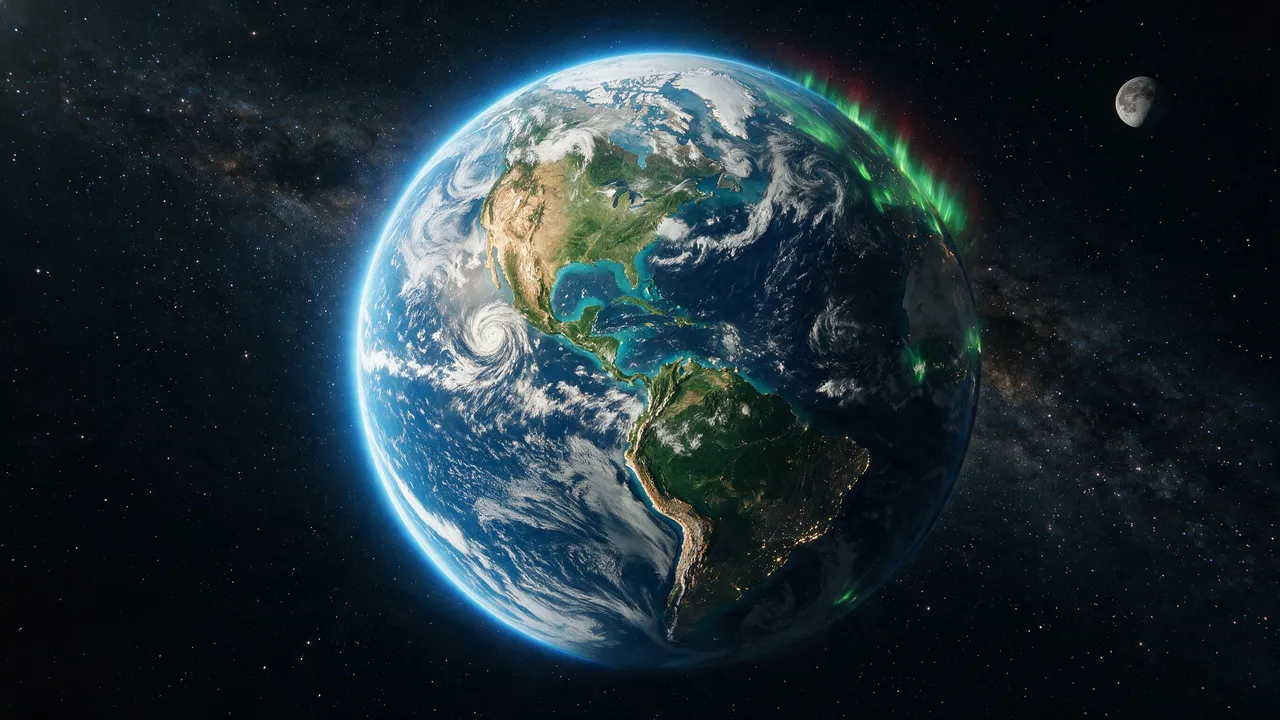
#> input picture review/assets/stills/earth-whole-picture.webp, 1280 x 720 px, given in place of jupiter-hero.png, which was not available
$ python delight.py
#> lines starting #> are read from the running program, lines starting #| are printed output that depends on the picture; after the words box and inside, x2 and y2 are one past the last pixel; in counts of white or black regions, pixels touching at a corner belong together; long printed decimals are rounded
### assets-src/jupiter/wrap/common.py
import json
import sys

import cv2
import numpy as np
from PIL import Image

sys.path.insert(0, 'tools/assets')
import lightcurve as lc

Image.MAX_IMAGE_PIXELS = None
WORK = 'out/work/jupiter'
FIT = json.load(open('assets-src/jupiter/fit.json'))
#> (reads assets-src/earth/fit.json from the repository)
HERO = 'references/approved/jupiter-hero.png'
LIMB_KNOTS = 17


def linear_to_srgb(c):
    return np.where(c <= 0.0031308, c * 12.92, 1.055 * np.maximum(c, 1e-9) ** (1 / 2.4) - 0.055)


def filmic(x):
    return np.clip(x * (2.51 * x + 0.03) / (x * (2.43 * x + 0.59) + 0.14), 0, 1)


def decode(img8):
    return lc.inverse_filmic(lc.srgb_to_linear(img8.astype(np.float32) / 255)).astype(np.float32)


def encode(lin):
    return np.round(np.clip(linear_to_srgb(filmic(np.maximum(lin, 0))), 0, 1) * 255).astype(np.uint8)


def smooth(a, b, x):
    t = np.clip((x - a) / (b - a), 0, 1)
    return t * t * (3 - 2 * t)


def blur(a, s):
    return cv2.GaussianBlur(a, (0, 0), s)


def load(path):
    return np.asarray(Image.open(path).convert('RGB'))


def save(path, arr, q=94):
    im = Image.fromarray(arr)
    if path.endswith('.jpg'):
        im.save(path, quality=q, subsampling=0)
    else:
        im.save(path)


def limb_at(table, mu):
    x = np.clip(mu, 0, 1) * (LIMB_KNOTS - 1)
    return np.stack([np.interp(x, np.arange(LIMB_KNOTS), table[:, c]) for c in range(3)], -1)


def moon_mask(w, h, grow=0):
    k = w / 2816
    m = np.zeros((h, w), np.uint8)
    cv2.circle(m, (int(1524 * k), int(1000 * k)), int((52 + grow) * k), 255, -1)
    cv2.ellipse(m, (int(1656 * k), int(1030 * k)), (int((118 + grow) * k), int((84 + grow) * k)), 14, 0, 360, 255, -1)
    return m


# [19 lines left out: functions wrap_dirs, wrap_to_hero, not called in this run]

### tools/assets/lightcurve.py
import json
import sys

import numpy as np
from PIL import Image

Image.MAX_IMAGE_PIXELS = None
KNOTS = 33


def srgb_to_linear(c):
    return np.where(c <= 0.04045, c / 12.92, ((c + 0.055) / 1.055) ** 2.4)


def inverse_filmic(y):
    y = np.clip(y, 0, 0.985)
    a, b, c, d, e = 2.51, 0.03, 2.43, 0.59, 0.14
    k = d * y - b
    return (-k - np.sqrt(np.maximum(k * k - 4 * (c * y - a) * e * y, 0))) / (2 * (c * y - a))


def geometry(fit, w, h, step=1):
    th = np.tan(np.radians(fit['vfovDeg']) / 2)
    ys, xs = np.mgrid[0:h:step, 0:w:step]
    d = np.stack([(2 * (xs + 0.5) / w - 1) * th * w / h, (1 - 2 * (ys + 0.5) / h) * th, -np.ones(xs.shape)], -1)
    d /= np.linalg.norm(d, axis=-1, keepdims=True)
    cam = np.array(fit['camera']['position'])
    b = -(d @ cam)
    disc = b * b - (cam @ cam - 1)
    hit = disc > 0
    p = cam + d * (b - np.sqrt(np.maximum(disc, 0)))[..., None]
    sun = np.array(fit['sunDir'])
    sun /= np.linalg.norm(sun)
    ndl = p @ sun
    mu = -(p * d).sum(-1)
    pb = p @ rotation(fit)
    lon = np.arctan2(pb[..., 0], pb[..., 2])
    lat = np.arcsin(np.clip(pb[..., 1], -1, 1))
    return {'xs': xs, 'ys': ys, 'd': d, 'hit': hit, 'ndl': ndl, 'mu': mu, 'lon': lon, 'lat': lat, 'sun': sun, 'cam': cam, 'th': th}


def rotation(fit):
    x, y, z, q = fit['globe']['quaternion']
    return np.array([[1 - 2 * (y * y + z * z), 2 * (x * y - z * q), 2 * (x * z + y * q)], [2 * (x * y + z * q), 1 - 2 * (x * x + z * z), 2 * (y * z - x * q)], [2 * (x * z - y * q), 2 * (y * z + x * q), 1 - 2 * (x * x + y * y)]])


# [15 lines left out: function dehaze, not called in this run]


def curve_from(ndl, ratio, use):
    knots = np.linspace(-1, 1, KNOTS)
    curve = np.full((KNOTS, 3), np.nan)
    half = 1.5 / (KNOTS - 1)
    for i, k in enumerate(knots):
        s = use & (np.abs(ndl - k) < half)
        if s.sum() >= 400:
            curve[i] = np.median(ratio[s], axis=0)
    good = np.where(~np.isnan(curve[:, 0]))[0]
    for c in range(3):
        curve[:, c] = np.interp(np.arange(KNOTS), good, curve[good, c])
        curve[:, c] = np.maximum.accumulate(curve[:, c])
        sm = curve[:, c].copy()
        sm[1:-1] = 0.25 * curve[:-2, c] + 0.5 * curve[1:-1, c] + 0.25 * curve[2:, c]
        curve[:, c] = sm
    top = good[-1]
    lum = curve @ np.array([0.2126, 0.7152, 0.0722])
    tint = curve[top - 2] / lum[top - 2]
    for i in range(top - 1, KNOTS):
        curve[i] = tint * max(lum[min(i, top)], lum[top - 2])
    return curve


def curve_at(curve, ndl):
    x = np.clip(ndl * 0.5 + 0.5, 0, 1) * (KNOTS - 1)
    return np.stack([np.interp(x, np.arange(KNOTS), curve[:, c]) for c in range(3)], -1)


def save(curve, samples, out_path):
    json.dump({'knots': KNOTS, 'from': -1, 'to': 1, 'curve': [[round(float(x), 4) for x in row] for row in curve], 'samples': int(samples)}, open(out_path, 'w'))


# [24 lines left out: function main, not called in this run]


# [2 lines that do not run on import are left out]

### assets-src/jupiter/wrap/delight.py
import json

import numpy as np

from common import FIT, HERO, LIMB_KNOTS, WORK, lc, limb_at, load, moon_mask, decode, encode, save

hero = load(HERO)
#> in load, returned value is the input picture: shape (720, 1280, 3); mean R, G, B 31.7, 46, 53.4
h, w, _ = hero.shape
#> h = 720; w = 1280
g = lc.geometry(FIT, w, h)
seen = decode(hero)
moon = moon_mask(w, h, 6) > 0
#> in moon_mask, `cv2.circle(m, (int(1524 * k), int(1000 * k)), int((52 + grow) * k), 25..`: m: shape (720, 1280); 0.23% white; 1 white region, box (x1, y1, x2, y2) and area: (666, 428, 719, 481) 2121
#> in moon_mask, `cv2.ellipse(m, (int(1656 * k), int(1030 * k)), (int((118 + grow) * k),..`:
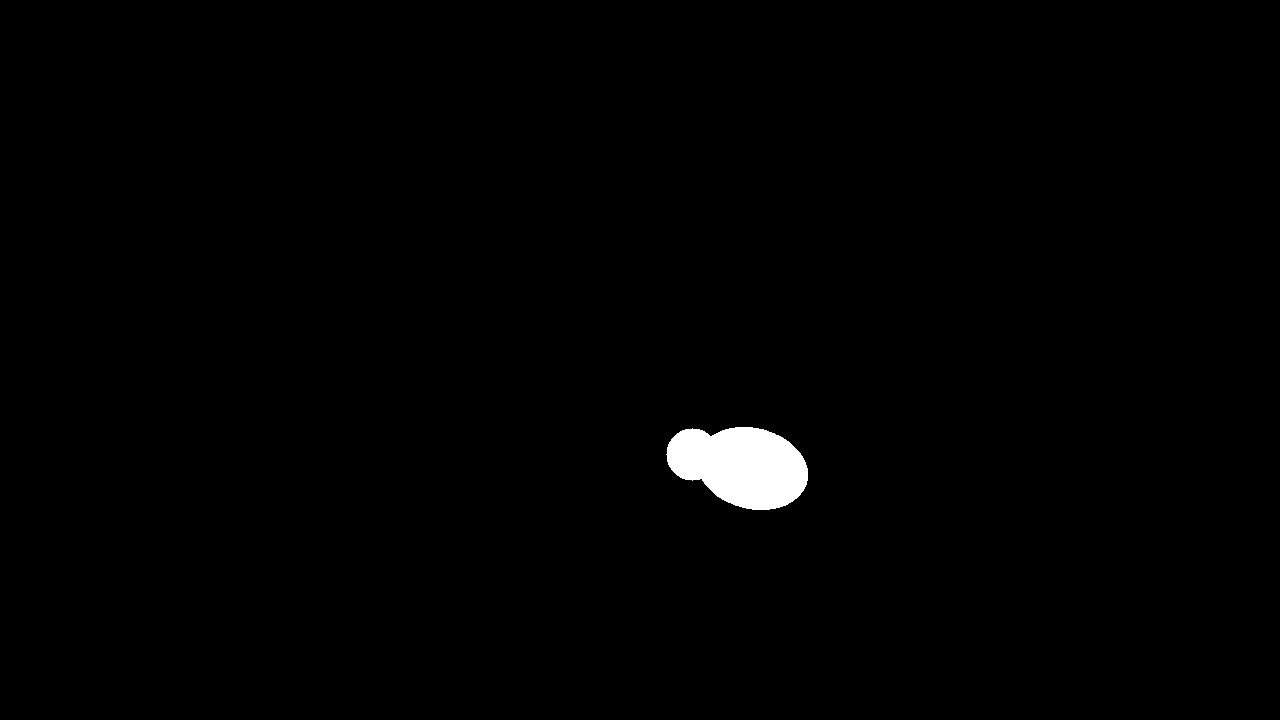
#> m: shape (720, 1280); 0.94% white; 1 white region, box (x1, y1, x2, y2) and area: (666, 427, 808, 510) 8662
use = g['hit'] & (g['mu'] > 0.12) & ~moon
lat = g['lat']
ndl = g['ndl']
mu = g['mu']
LAT_BINS = 720
lat_i = np.clip(((lat / np.pi + 0.5) * LAT_BINS).astype(int), 0, LAT_BINS - 1)
A = np.ones((LAT_BINS, 3))
C = np.ones((lc.KNOTS, 3))
L = np.ones((LIMB_KNOTS, 3))
fitmask = use & (mu > 0.2)
sub = np.flatnonzero(((g['xs'] % 2 == 0) & (g['ys'] % 2 == 0)).ravel())
core = fitmask & (np.abs(lat) < np.radians(62))
for it in range(12):
    lit = lc.curve_at(C, ndl) * limb_at(L, mu)
    r = seen / np.maximum(lit, 1e-4)
    ok = fitmask & (lc.curve_at(C, ndl)[..., 1] > 0.08 if it > 0 else fitmask)
    A[:] = np.nan
    idx = np.flatnonzero(ok.ravel()[sub])
    bins = lat_i.ravel()[sub][idx]
    order = np.argsort(bins, kind='stable')
    vals = r.reshape(-1, 3)[sub][idx][order]
    cuts = np.searchsorted(bins[order], np.arange(LAT_BINS + 1))
    for b in range(LAT_BINS):
        if cuts[b + 1] - cuts[b] >= 30:
            A[b] = np.median(vals[cuts[b]:cuts[b + 1]], axis=0)
    good = np.where(~np.isnan(A[:, 0]))[0]
    for c in range(3):
        A[:, c] = np.interp(np.arange(LAT_BINS), good, A[good, c])
    alb = A[lat_i]
    C = lc.curve_from(ndl, seen / np.maximum(alb * limb_at(L, mu), 1e-4), core)
    r = seen / np.maximum(alb * lc.curve_at(C, ndl), 1e-4)
    knots = np.linspace(0, 1, LIMB_KNOTS)
    half = 1.0 / (LIMB_KNOTS - 1)
    lit_ok = core & (ndl > 0.25)
    for i, k in enumerate(knots):
        s = lit_ok & (np.abs(mu - k) < half)
        L[i] = np.median(r[s], axis=0) if s.sum() >= 300 else np.nan
    good = np.where(~np.isnan(L[:, 0]))[0]
    for c in range(3):
        L[:, c] = np.interp(np.arange(LIMB_KNOTS), good, L[good, c])
        sm = L[:, c].copy()
        sm[1:-1] = 0.25 * L[:-2, c] + 0.5 * L[1:-1, c] + 0.25 * L[2:, c]
        L[:, c] = sm
    L /= L[-1]
    top = C.max(axis=0)
    scale = top.max()
    C /= scale
    A *= scale
    print(it, 'C top', np.round(C[-1], 3), 'L0', np.round(L[0], 3), 'A mean', np.round(A.mean(axis=0), 3))
#> this loop made 12 passes
#> (top, scale) on passes 1 to 12: ([5.57, 3.93, 6.17], 6.17), ([1.2, 0.624, 0.801], 1.2), ([1.11, 0.572, 0.658], 1.11), ([1.06, 0.54, 0.583], 1.06), ([1.04, 0.521, 0.541], 1.04), ([1.03, 0.509, 0.512], 1.03), ([1.03, 0.5, 0.492], 1.03), ([1.03, 0.492, 0.474], 1.03), ([1.03, 0.483, 0.458], 1.03), ([1.03, 0.475, 0.443], 1.03), ([1.03, 0.466, 0.429], 1.03), ([1.03, 0.457, 0.415], 1.03)
#| 0 C top [0.902 0.636 1.   ] L0 [2.031 2.58  3.065] A mean [0.697 1.035 1.28 ]
#| 1 C top [1.    0.519 0.667] L0 [1.386 2.087 3.101] A mean [0.593 1.013 1.083]
#| 2 C top [1.    0.516 0.594] L0 [1.287 1.976 3.275] A mean [0.887 1.285 1.165]
#| 3 C top [1.    0.508 0.549] L0 [1.304 2.013 3.496] A mean [0.682 1.175 1.056]
#| 4 C top [1.    0.5   0.519] L0 [1.318 2.032 3.715] A mean [0.614 1.153 0.973]
#| 5 C top [1.    0.493 0.497] L0 [1.325 2.037 3.883] A mean [0.603 1.165 0.941]
#| 6 C top [1.    0.485 0.477] L0 [1.326 2.048 4.083] A mean [0.62  1.154 0.891]
#| 7 C top [1.    0.477 0.46 ] L0 [1.333 2.051 4.214] A mean [0.619 1.163 0.875]
#> (further printed lines are left out)
#> pass 1, in curve_at (call 2), `x = np.clip(ndl * 0.5 + 0.5, 0, 1) * (KNOTS - 1)`:
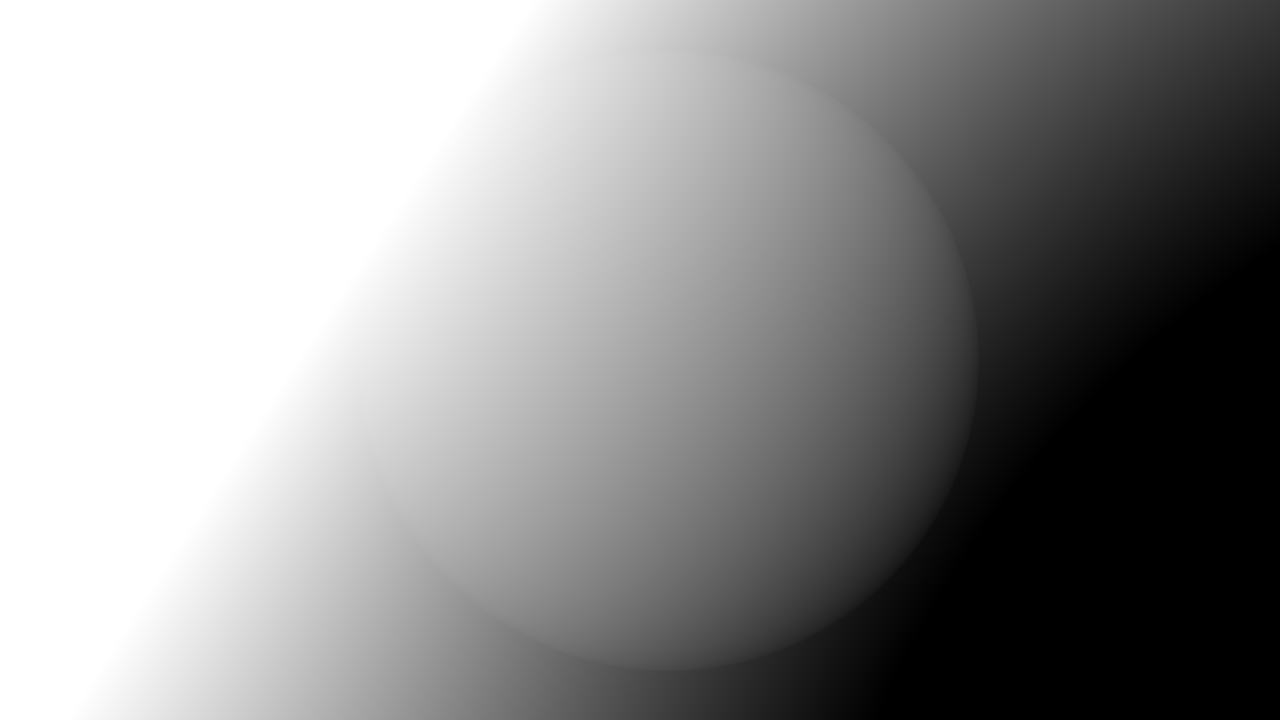
#> x: shape (720, 1280) float64; min 0, max 32, mean 18.2; drawn with min black and max white
#> after the loop:
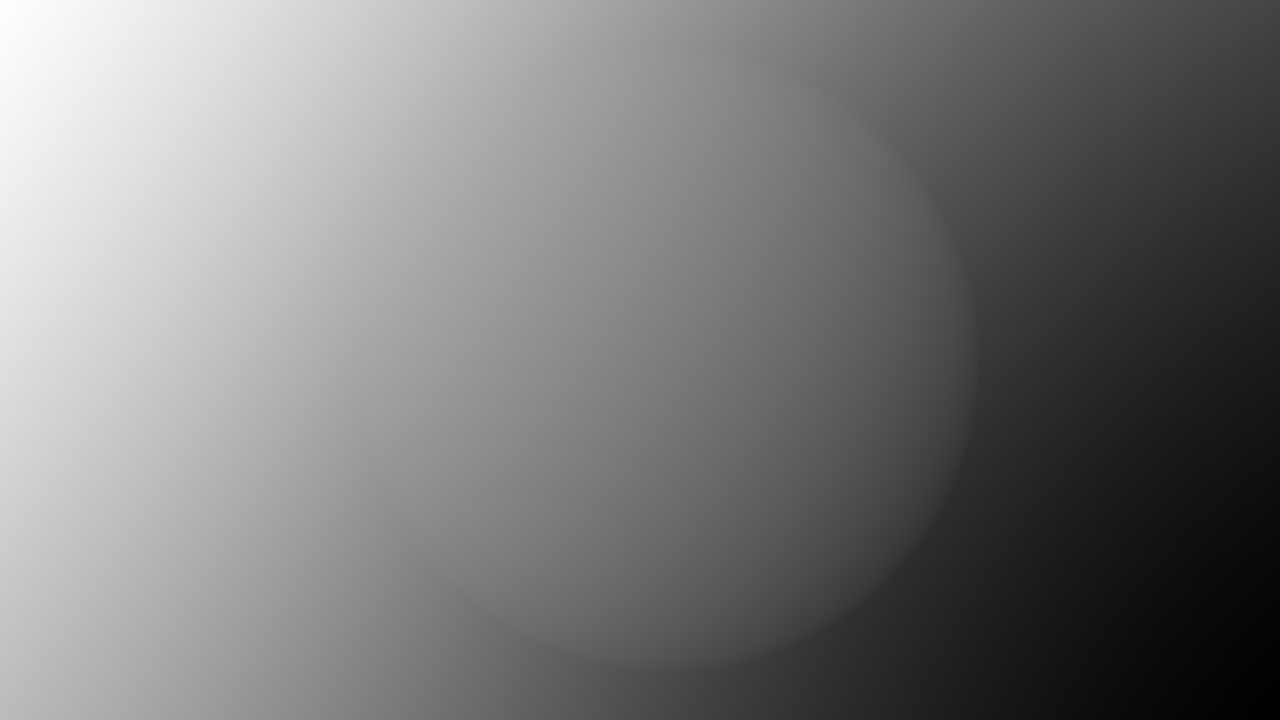
#> ndl: shape (720, 1280) float64; min -1.54, max 2.11, mean 0.207; drawn with min black and max white
#> after the loop, A = 720 rows, first 8: [0.623, 1.4, 1.06], [0.623, 1.4, 1.06], [0.623, 1.4, 1.06], [0.623, 1.4, 1.06], [0.623, 1.4, 1.06], [0.623, 1.4, 1.06], [0.623, 1.4, 1.06], [0.623, 1.4, 1.06]; L = 17 rows, first 8: [1.34, 2.09, 4.56], [1.34, 2.09, 4.56], [1.34, 2.09, 4.56], [1.28, 2.01, 4.4], [1.13, 1.76, 3.86], [0.968, 1.48, 3.14], [0.885, 1.28, 2.57], [0.826, 1.12, 2.15]

lc.save(C, int(core.sum()), 'src/stops/jupiter/curve.json')
#> core: shape (720, 1280) bool; 29.7% white; 1 white region, box (x1, y1, x2, y2) and area: (365, 87, 973, 665) 274061
json.dump({'knots': LIMB_KNOTS, 'limb': [[round(float(x), 4) for x in row] for row in L]}, open('src/stops/jupiter/limb.json', 'w'))
np.save(f'{WORK}/profile.npy', A)
np.save(f'{WORK}/curve.npy', C)
np.save(f'{WORK}/limb.npy', L)
lit = lc.curve_at(C, ndl) * limb_at(L, mu)
alb = seen / np.maximum(lit, 1e-4)
save(f'{WORK}/hero_albedo.png', encode(alb * g['hit'][..., None]))
pred = A[lat_i] * lit * g['hit'][..., None]
save(f'{WORK}/hero_pred.png', encode(pred))
for k, row in zip(np.linspace(-1, 1, lc.KNOTS), C):
    print(f'{k:+.3f}  {row[0]:.4f} {row[1]:.4f} {row[2]:.4f}')
#> this loop made 33 passes
#> (k, row) on passes 1 to 12: (-1, [0.00885, 0.00723, 0.00663]), (-0.938, [0.00885, 0.00723, 0.00663]), (-0.875, [0.00885, 0.00723, 0.00663]), (-0.812, [0.00885, 0.00723, 0.00663]), (-0.75, [0.0101, 0.00779, 0.00698]), (-0.688, [0.0136, 0.00934, 0.00805]), (-0.625, [0.017, 0.0112, 0.0096]), (-0.562, [0.0187, 0.0127, 0.0112]), (-0.5, [0.0191, 0.0138, 0.0127]), (-0.438, [0.0206, 0.0159, 0.0148]), (-0.375, [0.024, 0.019, 0.0172]), (-0.312, [0.0264, 0.0207, 0.0192])
#| -1.000  0.0089 0.0072 0.0066
#| -0.938  0.0089 0.0072 0.0066
#| -0.875  0.0089 0.0072 0.0066
#| -0.812  0.0089 0.0072 0.0066
#| -0.750  0.0101 0.0078 0.0070
#| -0.688  0.0136 0.0093 0.0081
#| -0.625  0.0170 0.0112 0.0096
#| -0.562  0.0187 0.0127 0.0112
#> (further printed lines are left out)
print('limb', np.round(L, 3).tolist())
#> (printed output is left out)
night = g['hit'] & (ndl < -0.3) & (mu > 0.3)
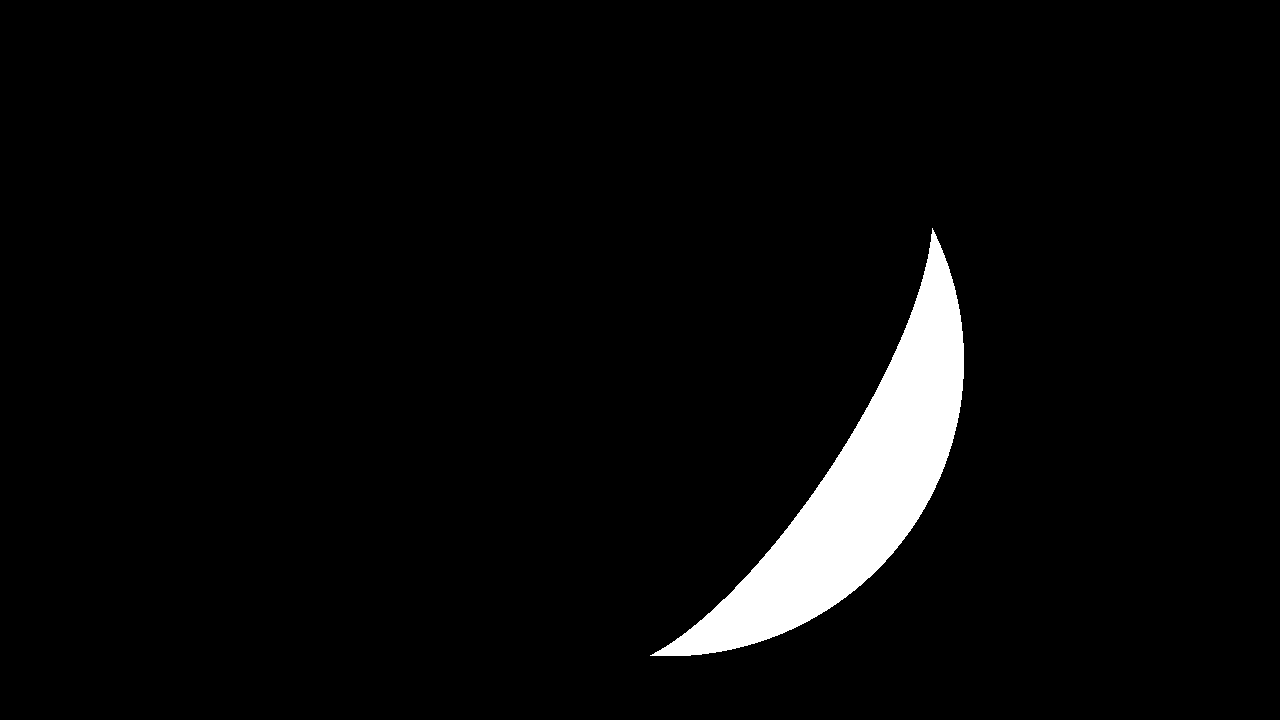
#> night: shape (720, 1280) bool; 4% white; 1 white region, box (x1, y1, x2, y2) and area: (650, 228, 964, 656) 36926
print('night seen median', np.median(seen[night], axis=0), 'hero 8-bit', np.median(hero[night], axis=0))
#| night seen median [0.006578 0.0153  0.01979] hero 8-bit [ 7. 20. 26.]
